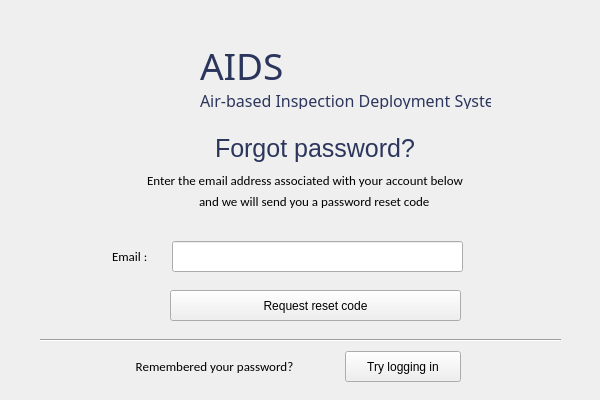
<?xml version="1.0" encoding="UTF-8"?>
<ui version="4.0">
 <class>MainWindow</class>
 <widget class="QMainWindow" name="MainWindow">
  <property name="geometry">
   <rect>
    <x>0</x>
    <y>0</y>
    <width>600</width>
    <height>400</height>
   </rect>
  </property>
  <property name="minimumSize">
   <size>
    <width>600</width>
    <height>400</height>
   </size>
  </property>
  <property name="maximumSize">
   <size>
    <width>600</width>
    <height>400</height>
   </size>
  </property>
  <property name="windowTitle">
   <string>AIDS – Forgot Password</string>
  </property>
  <property name="windowIcon">
   <iconset>
    <normaloff>../Resources/logo_svg.svg</normaloff>../Resources/logo_svg.svg</iconset>
  </property>
  <widget class="QWidget" name="centralwidget">
   <widget class="QLabel" name="lbl_forgot">
    <property name="geometry">
     <rect>
      <x>200</x>
      <y>130</y>
      <width>221</width>
      <height>41</height>
     </rect>
    </property>
    <property name="font">
     <font>
      <family>Helvetica</family>
      <pointsize>19</pointsize>
     </font>
    </property>
    <property name="styleSheet">
     <string notr="true">padding-left:9px;
padding-bottom: 4px;</string>
    </property>
    <property name="text">
     <string>&lt;html&gt;&lt;head/&gt;&lt;body&gt;&lt;p&gt;&lt;span style=&quot; color:#2c365d;&quot;&gt;Forgot password?&lt;/span&gt;&lt;/p&gt;&lt;/body&gt;&lt;/html&gt;</string>
    </property>
   </widget>
   <widget class="QLabel" name="lbl_sub1">
    <property name="geometry">
     <rect>
      <x>140</x>
      <y>170</y>
      <width>341</width>
      <height>31</height>
     </rect>
    </property>
    <property name="font">
     <font>
      <family>Calibri</family>
      <pointsize>10</pointsize>
     </font>
    </property>
    <property name="styleSheet">
     <string notr="true">padding-left:4px;
padding-bottom:10px;</string>
    </property>
    <property name="text">
     <string>Enter the email address associated with your account below</string>
    </property>
   </widget>
   <widget class="QLabel" name="lbl_sub2">
    <property name="geometry">
     <rect>
      <x>190</x>
      <y>190</y>
      <width>261</width>
      <height>18</height>
     </rect>
    </property>
    <property name="font">
     <font>
      <family>Calibri</family>
      <pointsize>10</pointsize>
     </font>
    </property>
    <property name="styleSheet">
     <string notr="true">padding-top:4px;
padding-left:6px;</string>
    </property>
    <property name="text">
     <string>and we will send you a password reset code</string>
    </property>
   </widget>
   <widget class="QPushButton" name="btn_reset">
    <property name="geometry">
     <rect>
      <x>170</x>
      <y>290</y>
      <width>291</width>
      <height>31</height>
     </rect>
    </property>
    <property name="styleSheet">
     <string notr="true"/>
    </property>
    <property name="text">
     <string>Request reset code</string>
    </property>
   </widget>
   <widget class="QLabel" name="lbl_error">
    <property name="geometry">
     <rect>
      <x>170</x>
      <y>220</y>
      <width>291</width>
      <height>21</height>
     </rect>
    </property>
    <property name="font">
     <font>
      <family>Calibri</family>
      <pointsize>9</pointsize>
     </font>
    </property>
    <property name="styleSheet">
     <string notr="true">padding-bottom:7 rem;</string>
    </property>
    <property name="text">
     <string/>
    </property>
    <property name="alignment">
     <set>Qt::AlignCenter</set>
    </property>
   </widget>
   <widget class="Line" name="line">
    <property name="geometry">
     <rect>
      <x>40</x>
      <y>330</y>
      <width>521</width>
      <height>16</height>
     </rect>
    </property>
    <property name="styleSheet">
     <string notr="true">margin-top:4px;</string>
    </property>
    <property name="orientation">
     <enum>Qt::Horizontal</enum>
    </property>
   </widget>
   <widget class="QLabel" name="app_logo">
    <property name="geometry">
     <rect>
      <x>70</x>
      <y>20</y>
      <width>135</width>
      <height>114</height>
     </rect>
    </property>
    <property name="text">
     <string/>
    </property>
    <property name="pixmap">
     <pixmap>../Resources/aids_logo.png</pixmap>
    </property>
    <property name="alignment">
     <set>Qt::AlignCenter</set>
    </property>
   </widget>
   <widget class="QWidget" name="layoutWidget">
    <property name="geometry">
     <rect>
      <x>200</x>
      <y>40</y>
      <width>293</width>
      <height>71</height>
     </rect>
    </property>
    <layout class="QVBoxLayout" name="verticalLayout">
     <item>
      <widget class="QLabel" name="aids_logo">
       <property name="minimumSize">
        <size>
         <width>291</width>
         <height>43</height>
        </size>
       </property>
       <property name="maximumSize">
        <size>
         <width>291</width>
         <height>43</height>
        </size>
       </property>
       <property name="font">
        <font>
         <family>Audiowide</family>
         <pointsize>28</pointsize>
         <kerning>true</kerning>
        </font>
       </property>
       <property name="text">
        <string>&lt;html&gt;&lt;head/&gt;&lt;body&gt;&lt;p&gt;&lt;span style=&quot; color:#2c365d;&quot;&gt;AIDS&lt;/span&gt;&lt;/p&gt;&lt;/body&gt;&lt;/html&gt;</string>
       </property>
      </widget>
     </item>
     <item>
      <widget class="QLabel" name="app_name">
       <property name="minimumSize">
        <size>
         <width>291</width>
         <height>20</height>
        </size>
       </property>
       <property name="maximumSize">
        <size>
         <width>291</width>
         <height>20</height>
        </size>
       </property>
       <property name="font">
        <font>
         <family>Barlow Medium</family>
         <pointsize>12</pointsize>
         <kerning>true</kerning>
        </font>
       </property>
       <property name="text">
        <string>&lt;html&gt;&lt;head/&gt;&lt;body&gt;&lt;p&gt;&lt;span style=&quot; color:#2c365d;&quot;&gt;Air-based Inspection Deployment System&lt;/span&gt;&lt;/p&gt;&lt;/body&gt;&lt;/html&gt;</string>
       </property>
      </widget>
     </item>
    </layout>
   </widget>
   <widget class="QWidget" name="layoutWidget">
    <property name="geometry">
     <rect>
      <x>112</x>
      <y>240</y>
      <width>351</width>
      <height>33</height>
     </rect>
    </property>
    <layout class="QHBoxLayout" name="email_layout">
     <item>
      <widget class="QLabel" name="lbl_email">
       <property name="font">
        <font>
         <family>Calibri</family>
         <pointsize>10</pointsize>
        </font>
       </property>
       <property name="styleSheet">
        <string notr="true"/>
       </property>
       <property name="text">
        <string>Email :</string>
       </property>
      </widget>
     </item>
     <item>
      <widget class="QLineEdit" name="txt_email">
       <property name="minimumSize">
        <size>
         <width>291</width>
         <height>31</height>
        </size>
       </property>
       <property name="maximumSize">
        <size>
         <width>291</width>
         <height>31</height>
        </size>
       </property>
       <property name="styleSheet">
        <string notr="true">padding-left: 4px;</string>
       </property>
      </widget>
     </item>
    </layout>
   </widget>
   <widget class="QWidget" name="layoutWidget">
    <property name="geometry">
     <rect>
      <x>90</x>
      <y>350</y>
      <width>371</width>
      <height>33</height>
     </rect>
    </property>
    <layout class="QHBoxLayout" name="remember_layout">
     <item>
      <widget class="QLabel" name="lbl_remember">
       <property name="font">
        <font>
         <family>Calibri</family>
         <pointsize>10</pointsize>
        </font>
       </property>
       <property name="text">
        <string>Remembered your password?</string>
       </property>
       <property name="alignment">
        <set>Qt::AlignCenter</set>
       </property>
      </widget>
     </item>
     <item>
      <widget class="QPushButton" name="btn_forgot">
       <property name="minimumSize">
        <size>
         <width>116</width>
         <height>31</height>
        </size>
       </property>
       <property name="maximumSize">
        <size>
         <width>116</width>
         <height>31</height>
        </size>
       </property>
       <property name="font">
        <font>
         <family>Helvetica</family>
        </font>
       </property>
       <property name="styleSheet">
        <string notr="true"/>
       </property>
       <property name="text">
        <string>Try logging in</string>
       </property>
      </widget>
     </item>
    </layout>
   </widget>
  </widget>
 </widget>
 <tabstops>
  <tabstop>txt_email</tabstop>
  <tabstop>btn_reset</tabstop>
  <tabstop>btn_forgot</tabstop>
 </tabstops>
 <resources/>
 <connections/>
</ui>
